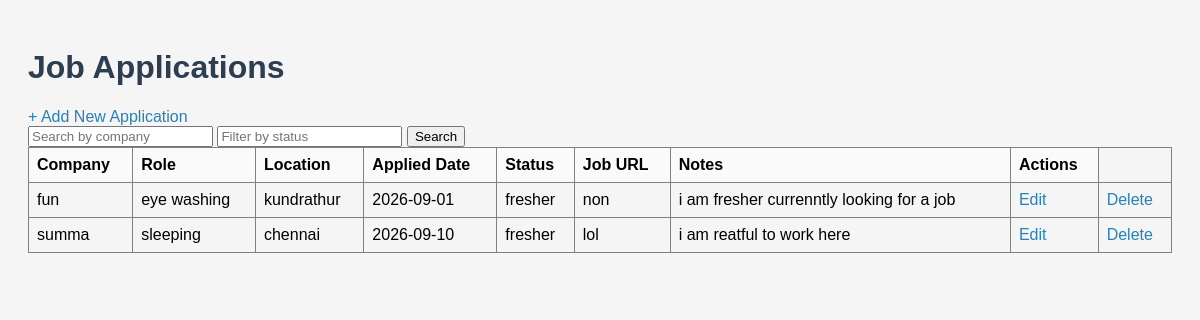
The app's page /applications with its own data.
### tables this page shows
CREATE TABLE applications (
            id INTEGER PRIMARY KEY AUTOINCREMENT,
            company TEXT,
            role TEXT,
            location TEXT,
            applied_date TEXT,
            status TEXT,
            job_url TEXT,
            notes TEXT
        );

### app.py (the view)
@app.route("/applications")
def view_applications():
    search = request.args.get("search", "")
    status_filter = request.args.get("status", "")
    conn = sqlite3.connect("jobs.db")
    cursor = conn.cursor()
    query = "SELECT * FROM applications WHERE company LIKE ?"
    params = ["%" + search + "%"]
    if status_filter:
        query += " AND status = ?"
        params.append(status_filter)
    query += " ORDER BY id DESC"
    cursor.execute(query, params)
    rows = cursor.fetchall()
    conn.close()
    return render_template("applications.html", applications=rows, search=search, status_filter=status_filter)

### templates/applications.html (shortened to what this page needs)
<!DOCTYPE html>
<html>
<head>
    <link rel="stylesheet" href="{{ url_for('static', filename='style.css') }}">
</head>
<body>
    <h1>Job Applications</h1>
    <a href="/applications/add">+ Add New Application</a>
    <form method="GET" action="/applications">
    <input type="text" name="search" placeholder="Search by company" value="{{ search }}">
    <input type="text" name="status" placeholder="Filter by status" value="{{ status_filter }}">
    <button type="submit">Search</button>
</form>
    <table border="1">
        <tr>
            <th>Company</th>
            <th>Role</th>
            <th>Location</th>
            <th>Applied Date</th>
            <th>Status</th>
            <th>Job URL</th>
            <th>Notes</th>
            <th>Actions</th>
        </tr>
        {% for app in applications %}
        <tr>
            <td>{{ app[1] }}</td>
            <td>{{ app[2] }}</td>
            <td>{{ app[3] }}</td>
            <td>{{ app[4] }}</td>
            <td>{{ app[5] }}</td>
            <td>{{ app[6] }}</td>
            <td>{{ app[7] }}</td>
            <td><a href="/applications/{{ app[0] }}/edit">Edit</a></td>
            <td><a href="/applications/{{ app[0] }}/delete">Delete</a></td>
        </tr>
        {% endfor %}
    </table>
</body>
</html>

### static/style.css (style rules this page uses)
body { font-family: Arial; background-color: #f5f5f5; padding: 20px; }
h1 { color: #2c3e50; }
table { border-collapse: collapse; width: 100%; }
th { background-color: #fafafa; padding: 8px; text-align: left; }
td { padding: 8px; border: 1px solid gray; }
a { color: #2980b9; text-decoration: none; }

### records on screen
applications: company "fun", role "eye washing", location "kundrathur", applied_date "2026-09-01", status "fresher", job_url "non", notes "i am fresher currenntly looking for a job"
applications: company "summa", role "sleeping", location "chennai", applied_date "2026-09-10", status "fresher", job_url "lol", notes "i am reatful to work here"
